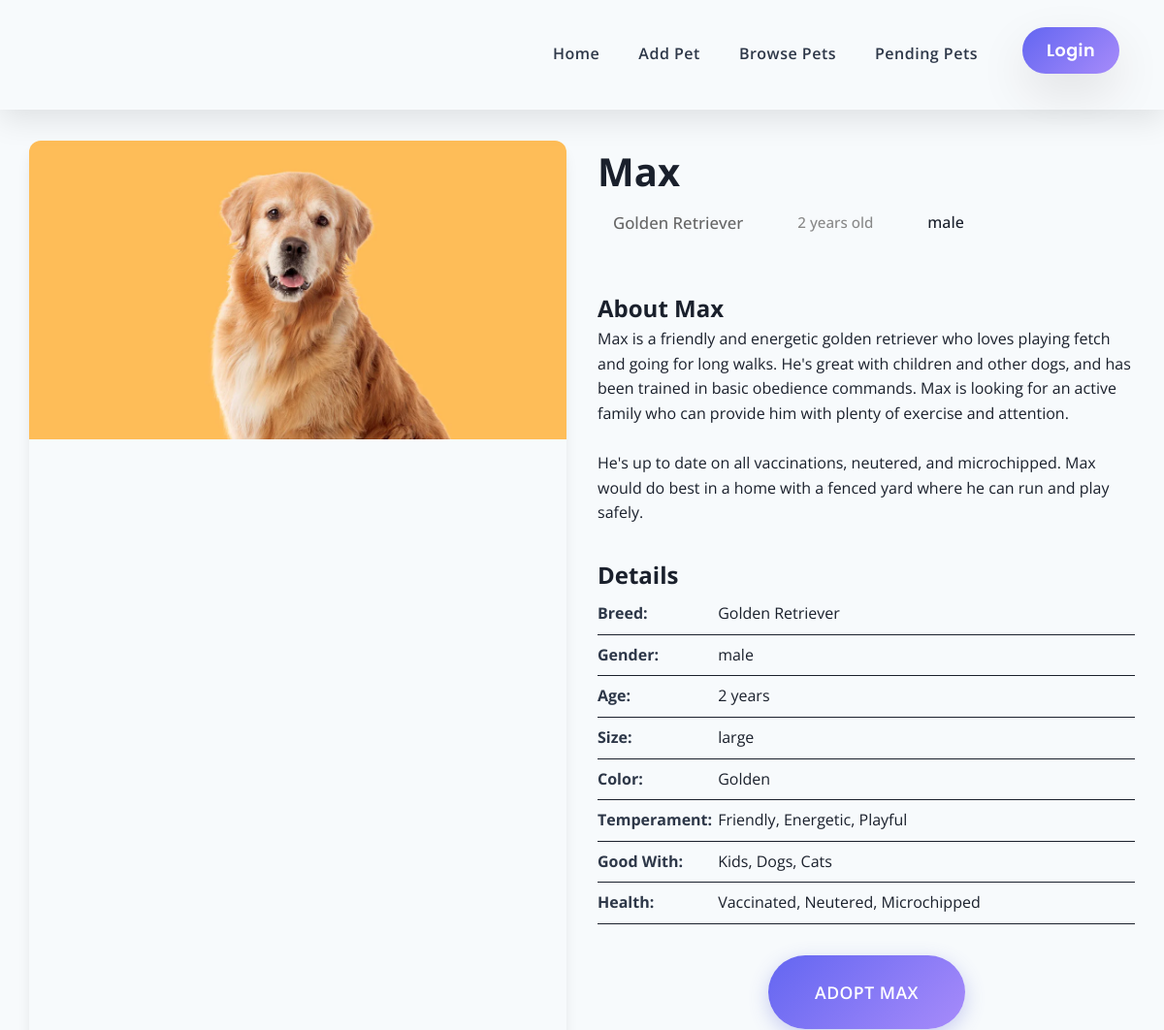
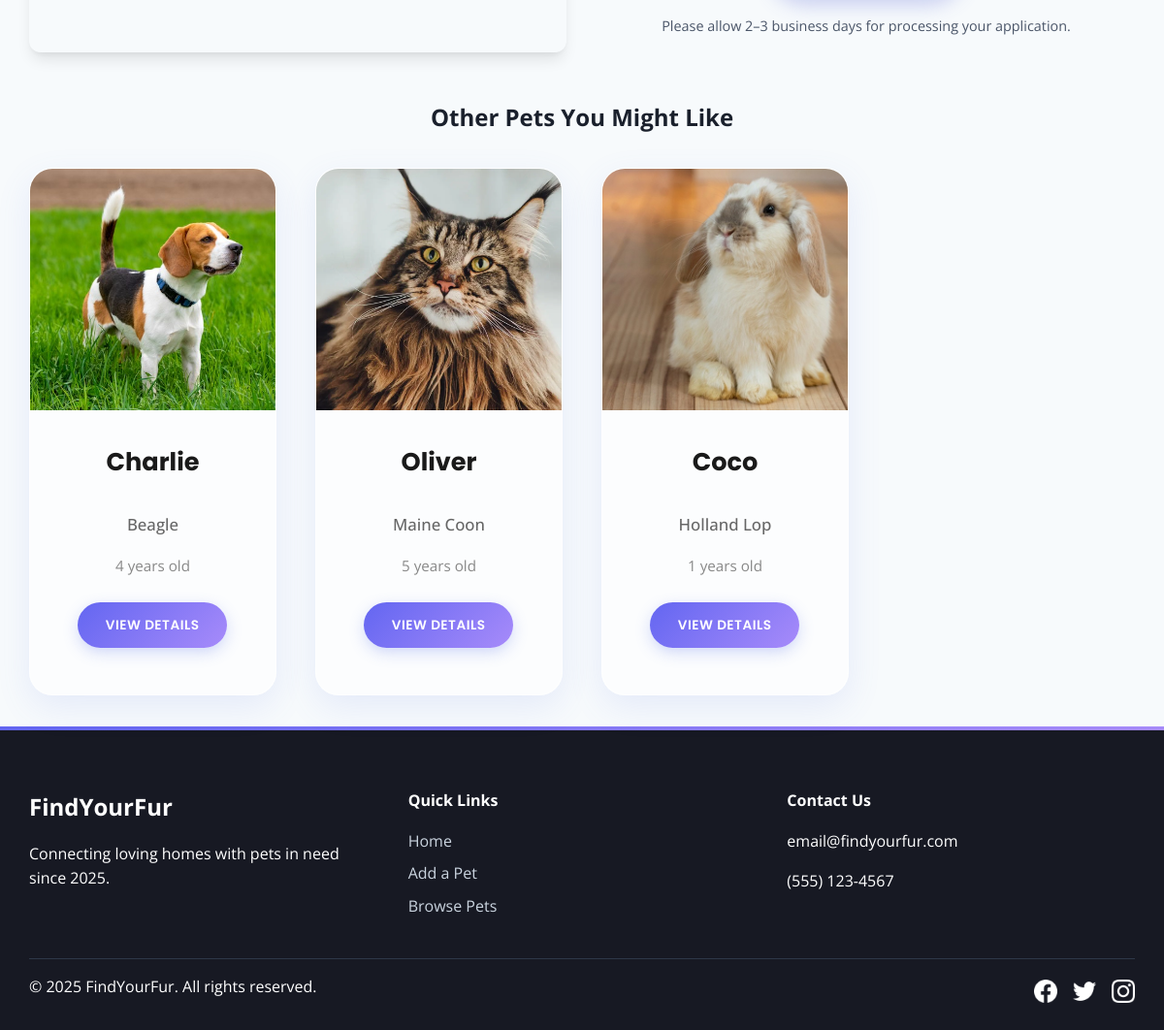
The page /pet-details.php?id=11 on the database its author committed (2 pictures, top to bottom).
### tables this page shows
CREATE TABLE `pets` (
  `petID` int(11) NOT NULL,
  `UserID` int(11) UNSIGNED NOT NULL,
  `petName` varchar(100) NOT NULL,
  `animalType` varchar(50) NOT NULL,
  `petBreed` varchar(100) NOT NULL,
  `gender` varchar(10) NOT NULL,
  `age` int(11) NOT NULL,
  `birthday` date NOT NULL,
  `size` varchar(10) NOT NULL,
  `weight` int(11) NOT NULL,
  `color` varchar(50) NOT NULL,
  `temperament` varchar(200) NOT NULL,
  `goodwith` varchar(200) NOT NULL,
  `health` varchar(200) NOT NULL,
  `description` text NOT NULL,
  `status` varchar(50) NOT NULL,
  `image` varchar(255) NOT NULL
);

### pet-details.php (the view, shortened to what this page needs)
<?php
require "config.php";
$petID = intval($_GET['id']);
$stmt = $conn->prepare("SELECT * FROM pets WHERE petID = ?");
$stmt->bind_param("i", $petID);
$stmt->execute();
$result = $stmt->get_result();
$pet = $result->fetch_assoc();
$relatedPets = [];
$relatedStmt = $conn->prepare("
    SELECT * FROM pets
    WHERE animalType = ?
    AND petID != ?
    AND status = 'Available'
    ORDER BY RAND()
    LIMIT 3
");
$relatedStmt->bind_param("si", $pet['animalType'], $pet['petID']);
$relatedStmt->execute();
$result1 = $relatedStmt->get_result();
while ($row = $result1->fetch_assoc()) {
    $relatedPets[] = $row;
}
if (count($relatedPets) < 3) {
    $needed = 3 - count($relatedPets);
    $excludeIDs = [$pet['petID']];
    foreach ($relatedPets as $p) {
        $excludeIDs[] = $p['petID'];
    }
    $excludeList = implode(",", $excludeIDs);
    $fillQuery = "
        SELECT * FROM pets
        WHERE petID NOT IN ($excludeList)
        AND status = 'Available'
        ORDER BY RAND()
        LIMIT $needed
    ";
    $result2 = $conn->query($fillQuery);
    while ($row = $result2->fetch_assoc()) {
        $relatedPets[] = $row;
    }
}
?>
<!DOCTYPE html>
<html lang="en">
<head>
    <link rel="stylesheet" href="styles.css">
</head>
<body>
    <header class="header" data-animate>
        <div class="container">
            <nav class="navbar">
                <ul class="nav-links" id="navLinks">
                    <li><a href="index.php">Home</a></li>
                    <li><a href="add-pet.php">Add Pet</a></li>
                    <li><a href="pet-list.php">Browse Pets</a></li>
                    <li><a href="pending-pets.php">Pending Pets</a></li>
                    <?php if (isset($_SESSION["userID"])): ?>
                        <li><a href="profile.php" class="btn-outline loggedin">My Account</a></li>
                    <?php else: ?>
                        <li><a href="#" id="openLoginModal" class="btn-outline">Login</a></li>
                    <?php endif; ?>
                </ul>
            </nav>
        </div>
    </header>
    <main class="container">
        <section class="pet-details" data-animate>
            <div class="pet-details-content">
                <div class="pet-image-large" data-animate>
                    <img src="images/imageupload/<?= $pet['image']; ?>" alt="<?= $pet['petName']; ?>">
                </div>
                <div class="pet-info-details" data-animate>
                    <h2><?= $pet['petName']; ?></h2>
                    <div class="pet-meta" data-animate>
                        <span class="pet-breed"><?= $pet['petBreed']; ?></span>
                        <span class="pet-age"><?= $pet['age']; ?> years old</span>
                        <span class="pet-gender"><?= $pet['gender']; ?></span>
                    </div>
                    <div class="pet-description" data-animate>
                        <h3>About <?= $pet['petName']; ?></h3>
                        <p><?= nl2br($pet['description']); ?></p>
                    </div>
                    <div class="pet-details-list" data-animate>
                        <h3>Details</h3>
                        <ul>
                            <li><strong>Breed:</strong> <?= $pet['petBreed']; ?></li>
                            <li><strong>Gender:</strong> <?= $pet['gender']; ?></li>
                            <li><strong>Age:</strong> <?= $pet['age']; ?> years</li>
                            <li><strong>Size:</strong> <?= $pet['size']; ?></li>
                            <li><strong>Color:</strong> <?= $pet['color']; ?></li>
                            <li><strong>Temperament:</strong> <?= $pet['temperament']; ?></li>
                            <li><strong>Good With:</strong> <?= $pet['goodwith']; ?></li>
                            <li><strong>Health:</strong> <?= $pet['health']; ?></li>
                        </ul>
                    </div>
                    <div class="adopt-button-container" data-animate>
                        <a href="#" class="btn btn-primary btn-large openAdoptModal"
                            data-petid="<?= $pet['petID']; ?>">
                            Adopt <?= $pet['petName']; ?>
                        </a>
                        <p class="adoption-note">Please allow 2–3 business days for processing your application.</p>
                    </div>
                </div>
            </div>
            <div class="related-pets" data-animate>
                <h3>Other Pets You Might Like</h3>
                <div class="pet-grid">
                    <?php foreach ($relatedPets as $r): ?>
                        <article class="pet-card" data-animate>
                            <div class="pet-image">
                                <img src="images/imageupload/<?= $r['image'] ?>"
                                    alt="<?= $r['petName'] ?>">
                            </div>
                            <div class="pet-info">
                                <h3><?= $r['petName'] ?></h3>
                                <p class="pet-breed"><?= $r['petBreed'] ?></p>
                                <p class="pet-age"><?= $r['age'] ?> years old</p>
                                <a href="pet-details.php?id=<?= $r['petID'] ?>"
                                class="btn btn-outline">
                                    View Details
                                </a>
                            </div>
                        </article>
                    <?php endforeach; ?>
                </div>
            </div>
        </section>
    </main>
    <footer class="footer" data-animate>
        <div class="container">
            <div class="footer-content">
                <div class="footer-section">
                    <h3>FindYourFur</h3>
                    <p>Connecting loving homes with pets in need since 2025.</p>
                </div>
                <div class="footer-section">
                    <h4>Quick Links</h4>
                    <ul>
                        <li><a href="index.php">Home</a></li>
                        <li><a href="add-pet.php">Add a Pet</a></li>
                        <li><a href="pet-list.php">Browse Pets</a></li>
                    </ul>
                </div>
                <div class="footer-section">
                    <h4>Contact Us</h4>
                    <p>email@findyourfur.com</p>
                    <p>(555) 123-4567</p>
                </div>
            </div>
            <div class="footer-bottom">
                <p>&copy; 2025 FindYourFur. All rights reserved.</p>
                <div class="social-icons">
                    <a href="#" aria-label="Facebook">
                        <img src="images/facebook.png" width="24" height="24">
                    </a>
                    <a href="#" aria-label="Twitter">
                        <img src="images/twitter.png" width="24" height="24">
                    </a>
                    <a href="#" aria-label="Instagram">
                        <img src="images/instagram.png" width="24" height="24">
                    </a>
                </div>
            </div>
        </div>
    </footer>
</body>
</html>

### rows shown on the page
pets: image (picture), petName "Max", petBreed "Golden Retriever", age "2", gender "male", description "Max is a friendly and energetic golden retriever who loves playing fetch and going for long walks. He's great with children and other dogs, and has been trained in basic obedience commands. Max is looking for an active family who can provide him with plenty of exercise and attention. He's up to date on all vaccinations, neutered, and microchipped. Max would do best in a home with a fenced yard where he can run and play safely.", size "large", color "Golden", temperament "Friendly, Energetic, Playful", goodwith "Kids, Dogs, Cats", health "Vaccinated, Neutered, Microchipped", petName "MAX"
pets: image (picture), petName "Charlie", petBreed "Beagle", age "4"
pets: image (picture), petName "Oliver", petBreed "Maine Coon", age "5"
pets: image (picture), petName "Coco", petBreed "Holland Lop", age "1"
